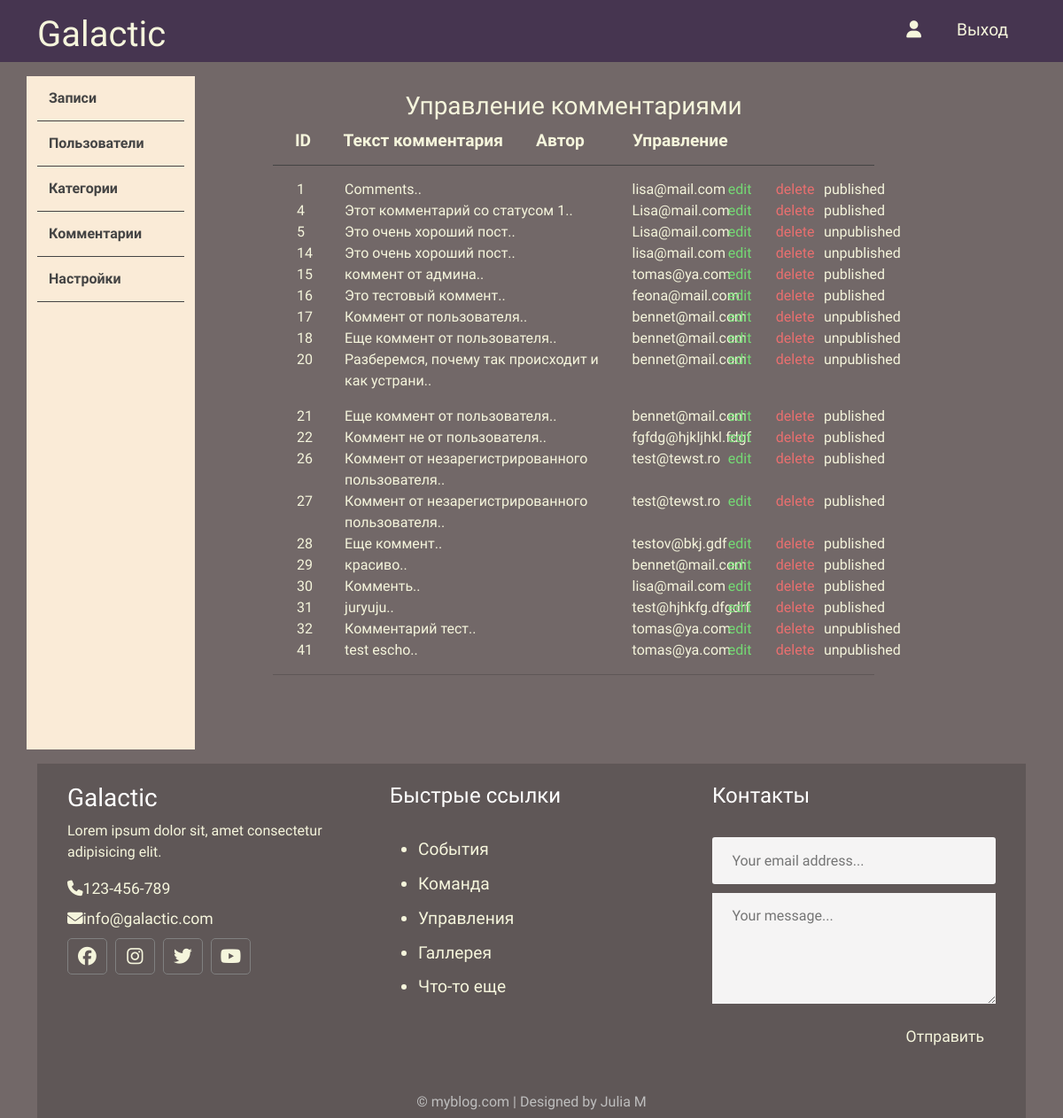
The app's page /admin/comments/index.php with its own data.
### tables this page shows
CREATE TABLE `comments` (
  `id` int NOT NULL,
  `status` tinyint DEFAULT NULL,
  `page` int NOT NULL,
  `email` varchar(128) NOT NULL,
  `comment` text NOT NULL,
  `create_date` datetime NOT NULL DEFAULT CURRENT_TIMESTAMP
);

### app/database/db.php (called while the page is built, shortened)
<?php
require 'connect.php';
function dbCheckErr($query){
    $errInfo = $query->errorInfo();
    return true;
}
function selectAll($table, $params = []){
    global $pdo;
    $sql = "SELECT * FROM $table";
    $query = $pdo->prepare($sql);
    $query->execute();
    return $query->fetchAll();
}

### app/control/comforadm.php (called while the page is built, shortened)
  <?php
include $_SERVER['DOCUMENT_ROOT'] . "/cosmo/app/database/db.php";
      $commentsForAdmin = selectAll('comments');
      ?>

### admin/comments/index.php (the view)
<?php
include ("./../../app/include/header-admin.php");
include ("./../../app/control/comforadm.php");
?>
<body>
    <div class="container">
          <?php include './../../app/include/sidebar.php'; ?>
            <div class="posts col-9">
                 <div class="row title-table">
                    <h3>Управление комментариями</h3>
                    <div class="col-1">ID</div>
                    <div class="col-4">Текст комментария</div>
                    <div class="col-2">Автор</div>
                    <div class="col-5">Управление</div>
                 </div>
                 <div class="row post">
                 <?php foreach($commentsForAdmin as $key => $comment): ?>
                    <div class="id col-1"><?=$comment['id'];?></div>
                    <div class="title col-6"><?=mb_substr($comment['comment'], 0, 50) . ".."; ?></div>
                    <div class="author col-2"><a href="#"><?=$comment['email']; ?></a></div>
                    <div class="edit col-1"><a href="edit.php?id_comment=<?=$comment['id'];?>">edit</a></div>
                    <div class="delete col-1"><a href="edit.php?delete_comment=<?=$comment['id'];?>">delete</a></div>
                  <?php if ($comment['status']): ?>
                    <div class="status col-1"><a href="edit.php?status=0&pub_id=<?=$comment['id'];?>">published</a></div>
                        <?php else: ?>
                    <div class="status col-1"><a href="edit.php?status=1&pub_id=<?=$comment['id'];?>">unpublished</a></div>
                        <?php endif; ?>
                  <?php endforeach; ?>
            </div>
        </div>
    </div>
</body>
<?php
include ("./../../app/include/footer.php");
?>

### assets/css/admin.css (style rules this page uses)
* { font-family: 'Advent Pro', sans-serif; }
body { background: #726868 !important; display: flex; flex-direction: column; height:100vh; margin: 0; padding: 0; }
.container { flex: 1; }
a { text-decoration: none ; color: inherit !important; }
.posts { height: 100%; padding: 20px 100px 100px; color: beige; }
.posts h3 { text-align: center; }
.posts .title-table { padding: 13px; text-align: left; border-bottom: 1px solid #444444; font-weight: 700; font-size: 1.2rem; }
.posts .post { padding: 15px; text-align: left; border-bottom: 1px solid #5f5757; }
.posts .post .edit { color: rgb(116, 218, 116); }
.posts .post .delete { color: rgb(233, 111, 111) }

### records on screen
comments: id "1", comment "Comments", email "lisa@mail.com"
comments: id "4", comment "Этот комментарий со статусом 1", email "Lisa@mail.com"
comments: id "5", comment "Это очень хороший пост", email "Lisa@mail.com"
comments: id "14", comment "Это очень хороший пост", email "lisa@mail.com"
comments: id "15", comment "коммент от админа", email "tomas@ya.com"
comments: id "16", comment "Это тестовый коммент", email "feona@mail.com"
comments: id "17", comment "Коммент от пользователя", email "bennet@mail.com"
comments: id "18", comment "Еще коммент от пользователя", email "bennet@mail.com"
comments: id "20", comment "Разберемся, почему так происходит и как устрани", email "bennet@mail.com"
comments: id "21", comment "Еще коммент от пользователя", email "bennet@mail.com"
comments: id "22", comment "Коммент не от пользователя", email "fgfdg@hjkljhkl.fdgf"
comments: id "26", comment "Коммент от незарегистрированного пользователя", email "test@tewst.ro"
comments: id "27", comment "Коммент от незарегистрированного пользователя", email "test@tewst.ro"
comments: id "28", comment "Еще коммент", email "testov@bkj.gdf"
comments: id "29", comment "красиво", email "bennet@mail.com"
comments: id "30", comment "Комменть", email "lisa@mail.com"
comments: id "31", comment "juryuju", email "test@hjhkfg.dfgdrf"
comments: id "32", comment "Комментарий тест", email "tomas@ya.com"
comments: id "41", comment "test escho", email "tomas@ya.com"
